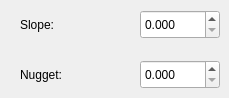
       <widget class="QWidget" name="linearStartwerte_point">
        <widget class="QLabel" name="label_nugget_8">
         <property name="geometry">
          <rect>
           <x>20</x>
           <y>60</y>
           <width>69</width>
           <height>29</height>
          </rect>
         </property>
         <property name="text">
          <string>Nugget:</string>
         </property>
        </widget>
        <widget class="QDoubleSpinBox" name="doubleSpinBox_nugget_lin_point">
         <property name="geometry">
          <rect>
           <x>140</x>
           <y>60</y>
           <width>80</width>
           <height>29</height>
          </rect>
         </property>
         <property name="decimals">
          <number>3</number>
         </property>
         <property name="singleStep">
          <double>0.100000000000000</double>
         </property>
         <property name="value">
          <double>0.000000000000000</double>
         </property>
        </widget>
        <widget class="QLabel" name="label_slope_2">
         <property name="geometry">
          <rect>
           <x>20</x>
           <y>10</y>
           <width>69</width>
           <height>29</height>
          </rect>
         </property>
         <property name="text">
          <string>Slope:</string>
         </property>
        </widget>
        <widget class="QDoubleSpinBox" name="doubleSpinBox_slope_point">
         <property name="geometry">
          <rect>
           <x>140</x>
           <y>10</y>
           <width>80</width>
           <height>29</height>
          </rect>
         </property>
         <property name="decimals">
          <number>3</number>
         </property>
         <property name="singleStep">
          <double>0.100000000000000</double>
         </property>
         <property name="value">
          <double>0.000000000000000</double>
         </property>
        </widget>
       </widget>
